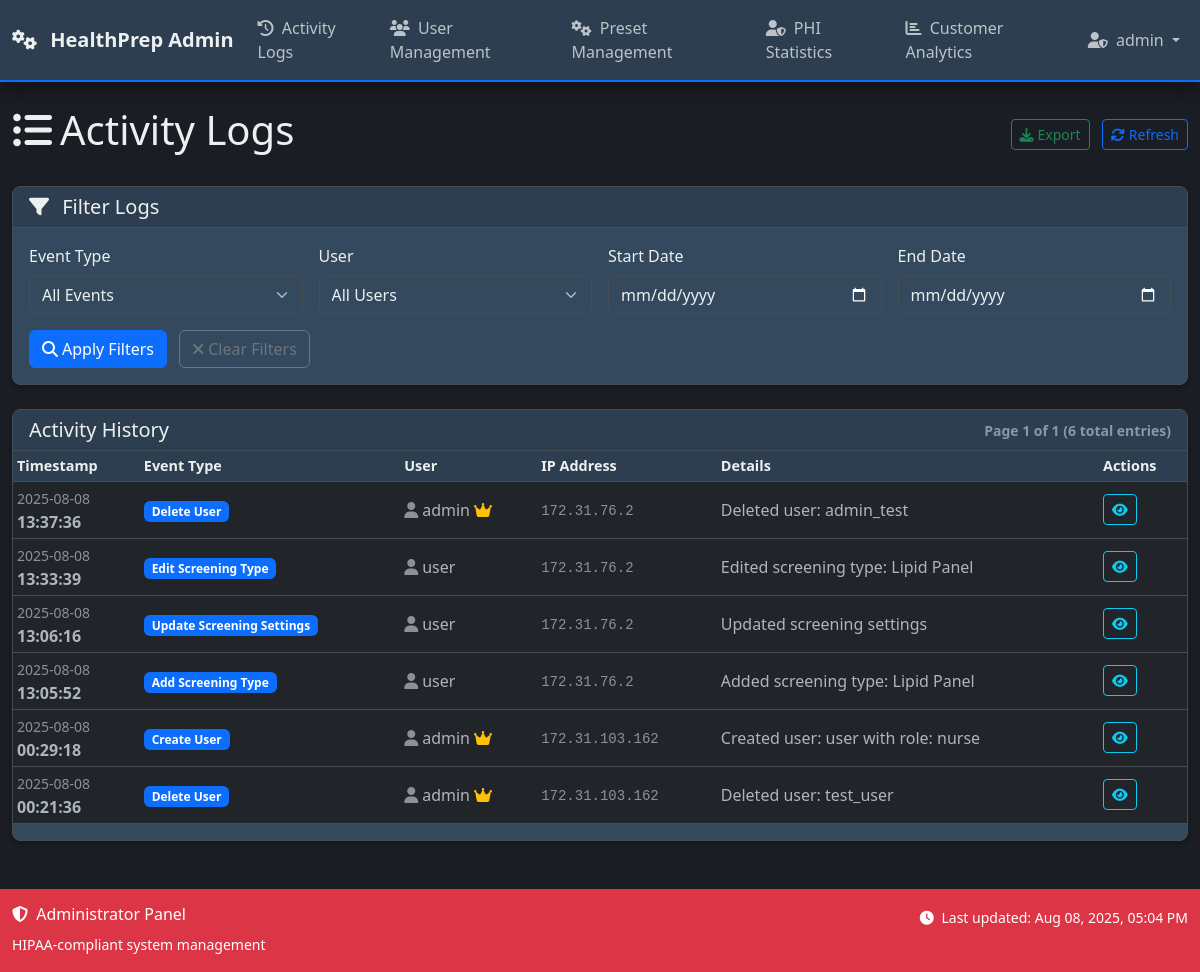
Before: /admin/logs (signed in) with the older database file.
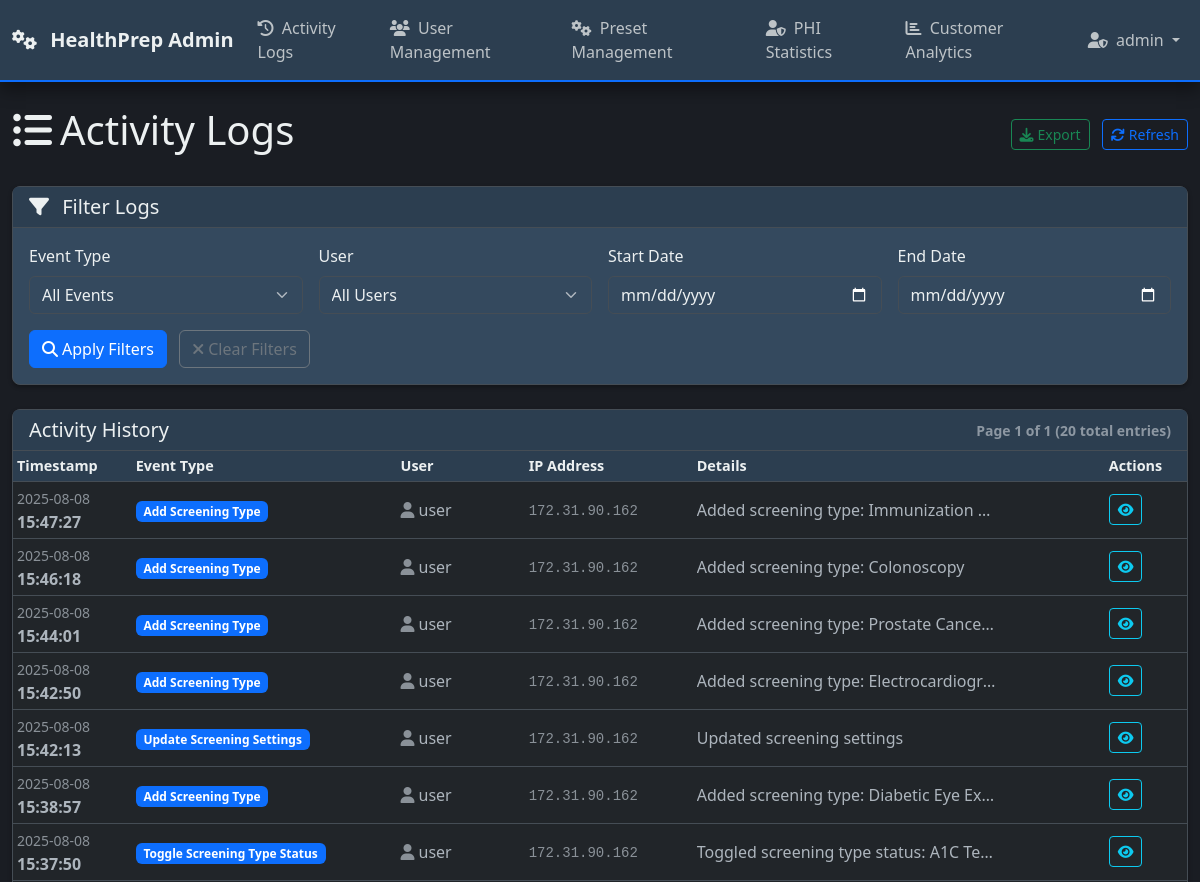
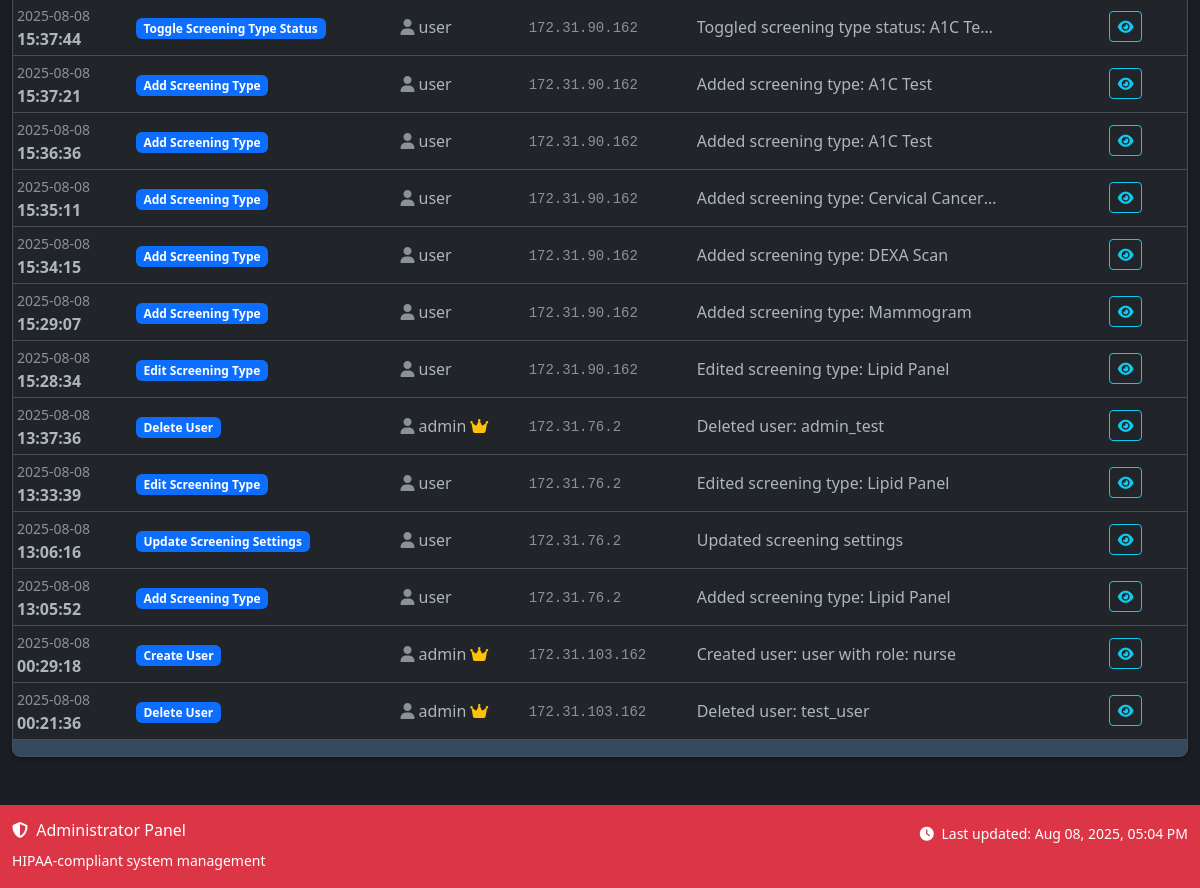
After: the same page with the newer database file (2 pictures, top to bottom).
### models.py (models this page shows, shortened)
class AdminLog(db.Model):
    __tablename__ = 'admin_logs'
    id = db.Column(db.Integer, primary_key=True)
    timestamp = db.Column(db.DateTime, default=datetime.utcnow)
    event_type = db.Column(db.String(50))
    user_id = db.Column(db.Integer, db.ForeignKey('users.id'))
    org_id = db.Column(db.Integer, db.ForeignKey('organizations.id'), nullable=False)  # Organization scope
    ip_address = db.Column(db.String(45))
    patient_id = db.Column(db.Integer, db.ForeignKey('patient.id'))  # Patient accessed (if applicable)
    resource_type = db.Column(db.String(50))  # Type of resource accessed (patient, document, screening)
    resource_id = db.Column(db.Integer)  # ID of specific resource
    action_details = db.Column(db.Text)  # Human-readable action description
    data = db.Column(db.JSON)  # Additional structured data
    session_id = db.Column(db.String(100))  # Session identifier
    user_agent = db.Column(db.Text)  # Browser/client information
    user = db.relationship('User', backref=db.backref('admin_logs', lazy=True))
    organization = db.relationship('Organization', backref=db.backref('admin_logs', lazy=True))
    patient = db.relationship('Patient', backref=db.backref('access_logs', lazy=True))

class User(UserMixin, db.Model):
    __tablename__ = 'users'
    id = db.Column(db.Integer, primary_key=True)
    username = db.Column(db.String(80), nullable=False)  # Unique within organization
    email = db.Column(db.String(120), nullable=False)  # Unique within organization
    password_hash = db.Column(db.String(255), nullable=False)
    role = db.Column(db.String(20), default='nurse', nullable=False)  # 'root_admin', 'admin', 'MA', 'nurse'
    is_admin = db.Column(db.Boolean, default=False, nullable=False)  # Kept for backward compatibility
    is_active_user = db.Column(db.Boolean, default=True, nullable=False)
    is_root_admin = db.Column(db.Boolean, default=False, nullable=False)  # Super admin for managing all organizations
    org_id = db.Column(db.Integer, db.ForeignKey('organizations.id'), nullable=True)  # Nullable for root admins
    epic_user_id = db.Column(db.String(100))  # Epic user ID for mapping
    two_factor_enabled = db.Column(db.Boolean, default=False)
    session_timeout_minutes = db.Column(db.Integer, default=30)
    last_activity = db.Column(db.DateTime, default=datetime.utcnow)
    failed_login_attempts = db.Column(db.Integer, default=0)
    locked_until = db.Column(db.DateTime)
    created_at = db.Column(db.DateTime, default=datetime.utcnow)
    last_login = db.Column(db.DateTime, default=datetime.utcnow)
    created_by = db.Column(db.Integer, db.ForeignKey('users.id'))
    updated_at = db.Column(db.DateTime, default=datetime.utcnow, onupdate=datetime.utcnow)
    __table_args__ = (
        db.UniqueConstraint('username', 'org_id', name='unique_username_per_org'),
        db.UniqueConstraint('email', 'org_id', name='unique_email_per_org'),
    )
    def is_admin_user(self):
        return self.role == 'admin' or self.is_admin or self.is_root_admin
    def update_activity(self):
        self.last_activity = datetime.utcnow()
    @property
    def is_active(self):
        return self.is_active_user

### routes/admin_routes.py (the view)
@admin_bp.route('/logs')
@login_required
@admin_required
def logs():
    try:
        page = request.args.get('page', 1, type=int)
        event_type = request.args.get('event_type', '')
        user_id = request.args.get('user_id', type=int)
        start_date = request.args.get('start_date', '')
        end_date = request.args.get('end_date', '')
        filters = {
            'event_type': event_type,
            'user_id': user_id,
            'start_date': start_date,
            'end_date': end_date
        }
        query = AdminLog.query
        if event_type:
            query = query.filter(AdminLog.event_type == event_type)
        if user_id:
            query = query.filter(AdminLog.user_id == user_id)
        if start_date:
            start_dt = datetime.strptime(start_date, '%Y-%m-%d')
            query = query.filter(AdminLog.timestamp >= start_dt)
        if end_date:
            end_dt = datetime.strptime(end_date, '%Y-%m-%d')
            query = query.filter(AdminLog.timestamp <= end_dt)
        logs_pagination = query.order_by(AdminLog.timestamp.desc()).paginate(
            page=page, per_page=50, error_out=False
        )
        if hasattr(current_user, 'org_id'):
            users = User.query.filter_by(org_id=current_user.org_id).all()
        else:
            users = User.query.all()
        event_types = db.session.query(AdminLog.event_type).distinct().all()
        event_types = [event.event_type for event in event_types if event.event_type]
        return render_template('admin/logs.html',
                             logs=logs_pagination.items,
                             pagination=logs_pagination,
                             users=users,
                             event_types=event_types,
                             filters=filters)
    except Exception as e:
        logger.error(f"Error in admin logs: {str(e)}")
        flash('Error loading admin logs', 'error')
        return render_template('error/500.html'), 500

### app.py (called while the page is built)
def register_template_utilities(app):
    @app.template_filter('datetime')
    def datetime_filter(value, format='%Y-%m-%d %H:%M'):
        if value is None:
            return ""
        return value.strftime(format)
    @app.context_processor
    def inject_cache_timestamp():
        import time
        return dict(cache_timestamp=int(time.time()))
    @app.context_processor
    def inject_csrf_token():
        from flask_wtf.csrf import generate_csrf
        return dict(csrf_token=lambda: generate_csrf())

### routes/admin_routes.py (called while the page is built)
def admin_required(f):
    @functools.wraps(f)
    def decorated_function(*args, **kwargs):
        if not current_user.is_authenticated or not current_user.is_admin_user():
            flash('Admin access required', 'error')
            return redirect(url_for('main.index'))
        return f(*args, **kwargs)
    return decorated_function

### templates/admin/logs.html (shortened to what the changed rows need)
{% extends 'base_admin.html' %}
{% block extra_css %}
<link rel="stylesheet" href="https://cdn.datatables.net/1.13.4/css/dataTables.bootstrap5.min.css">
<link rel="stylesheet" href="https://cdn.datatables.net/buttons/2.3.6/css/buttons.bootstrap5.min.css">
{% endblock %}
{% block content %}
<div class="d-flex justify-content-between align-items-center mb-4">
    <h1><i class="fas fa-list-ul me-2"></i>Activity Logs</h1>
</div>
<div class="card">
    <div class="card-header d-flex justify-content-between align-items-center">
        <h5 class="mb-0">Activity History</h5>
        <small class="text-muted">
            {% if pagination %}
            Page {{ pagination.page }} of {{ pagination.pages }}
            ({{ pagination.total }} total entries)
            {% else %}
            {{ logs|length }} entries
            {% endif %}
        </small>
    </div>
    <div class="card-body p-0">
        {% if logs %}
            <div class="table-responsive">
                <table id="logsTable" class="table table-hover table-sm">
                    <thead>
                        <tr>
                            <th>Timestamp</th>
                            <th>Event Type</th>
                            <th>User</th>
                            <th>IP Address</th>
                            <th>Details</th>
                            <th>Actions</th>
                        </tr>
                    </thead>
                    <tbody>
                        {% for log in logs %}
                        <tr>
                            <td>
                                <div class="text-nowrap">
                                    <small class="text-muted">{{ log.timestamp.strftime('%Y-%m-%d') }}</small><br>
                                    <strong>{{ log.timestamp.strftime('%H:%M:%S') }}</strong>
                                </div>
                            </td>
                            <td>
                                <span class="badge bg-primary">
                                    {{ log.event_type.replace('_', ' ').title() if log.event_type else 'Unknown' }}
                                </span>
                            </td>
                            <td>
                                {% if log.user %}
                                    <div class="d-flex align-items-center">
                                        <i class="fas fa-user me-1 text-muted"></i>
                                        {{ log.user.username }}
                                        {% if log.user.is_admin %}
                                            <i class="fas fa-crown text-warning ms-1" title="Admin"></i>
                                        {% endif %}
                                    </div>
                                {% else %}
                                    <span class="text-muted">System</span>
                                {% endif %}
                            </td>
                            <td>
                                <small class="text-muted font-monospace">{{ log.ip_address or 'N/A' }}</small>
                            </td>
                            <td>
                                {% if log.data %}
                                    <div class="text-truncate" style="max-width: 300px;"
                                         title="{{ log.data.get('description', '') if log.data and log.data.get('description') else (log.data | tojsonpretty if log.data else 'No details') }}">
                                        {{ log.data.get('description', 'View details') if log.data and log.data.get else 'View details' }}
                                    </div>
                                {% else %}
                                    <span class="text-muted">No details</span>
                                {% endif %}
                            </td>
                            <td>
                                <a href="{{ url_for('admin.view_log_details', log_id=log.id) }}"
                                   class="btn btn-outline-info btn-sm"
                                   title="View detailed information about this log entry">
                                    <i class="fas fa-eye"></i>
                                </a>
                            </td>
                        </tr>
                        {% endfor %}
                    </tbody>
                </table>
            </div>
        {% endif %}
    </div>
</div>
{% endblock %}

Changed rows visible on the page:
added AdminLog: timestamp "2025-08-08", timestamp "15:47:27", event_type.replace "Add Screening Type", user.username "user", ip_address "172.31.90.162", data "Added screening type: Immunization…"
added AdminLog: timestamp "2025-08-08", timestamp "15:46:18", event_type.replace "Add Screening Type", user.username "user", ip_address "172.31.90.162", data "Added screening type: Colonoscopy"
added AdminLog: timestamp "2025-08-08", timestamp "15:44:01", event_type.replace "Add Screening Type", user.username "user", ip_address "172.31.90.162", data "Added screening type: Prostate Cance…"
added AdminLog: timestamp "2025-08-08", timestamp "15:42:50", event_type.replace "Add Screening Type", user.username "user", ip_address "172.31.90.162", data "Added screening type: Electrocardiogr…"
added AdminLog: timestamp "2025-08-08", timestamp "15:42:13", event_type.replace "Update Screening Settings", user.username "user", ip_address "172.31.90.162", data "Updated screening settings"
added AdminLog: timestamp "2025-08-08", timestamp "15:38:57", event_type.replace "Add Screening Type", user.username "user", ip_address "172.31.90.162", data "Added screening type: Diabetic Eye Ex…"
added AdminLog: timestamp "2025-08-08", timestamp "15:37:50", event_type.replace "Toggle Screening Type Status", user.username "user", ip_address "172.31.90.162", data "Toggled screening type status: A1C Te…"
added AdminLog: timestamp "2025-08-08", timestamp "15:37:44", event_type.replace "Toggle Screening Type Status", user.username "user", ip_address "172.31.90.162", data "Toggled screening type status: A1C Te…"
added AdminLog: timestamp "2025-08-08", timestamp "15:37:21", event_type.replace "Add Screening Type", user.username "user", ip_address "172.31.90.162", data "Added screening type: A1C Test"
added AdminLog: timestamp "2025-08-08", timestamp "15:36:36", event_type.replace "Add Screening Type", user.username "user", ip_address "172.31.90.162", data "Added screening type: A1C Test"
added AdminLog: timestamp "2025-08-08", timestamp "15:35:11", event_type.replace "Add Screening Type", user.username "user", ip_address "172.31.90.162", data "Added screening type: Cervical Cancer…"
added AdminLog: timestamp "2025-08-08", timestamp "15:34:15", event_type.replace "Add Screening Type", user.username "user", ip_address "172.31.90.162", data "Added screening type: DEXA Scan"
added AdminLog: timestamp "2025-08-08", timestamp "15:29:07", event_type.replace "Add Screening Type", user.username "user", ip_address "172.31.90.162", data "Added screening type: Mammogram"
added AdminLog: timestamp "2025-08-08", timestamp "15:28:34", event_type.replace "Edit Screening Type", user.username "user", ip_address "172.31.90.162", data "Edited screening type: Lipid Panel"
Other visible differences:
{{ pagination.total }}: "6" → "20"
